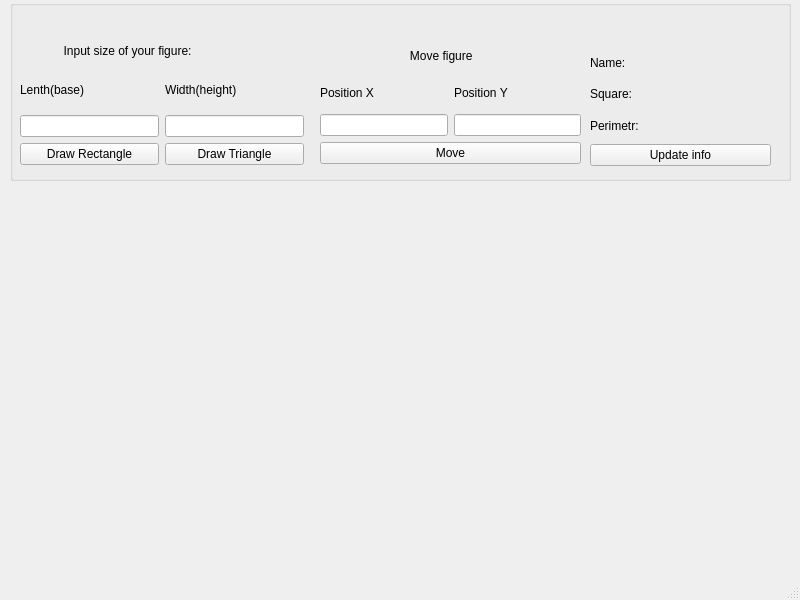
<?xml version="1.0" encoding="UTF-8"?>
<ui version="4.0">
 <class>MainWindow</class>
 <widget class="QMainWindow" name="MainWindow">
  <property name="geometry">
   <rect>
    <x>0</x>
    <y>0</y>
    <width>800</width>
    <height>600</height>
   </rect>
  </property>
  <property name="windowTitle">
   <string>MainWindow</string>
  </property>
  <widget class="QWidget" name="centralwidget">
   <widget class="QGroupBox" name="groupBox">
    <property name="geometry">
     <rect>
      <x>10</x>
      <y>0</y>
      <width>781</width>
      <height>181</height>
     </rect>
    </property>
    <property name="title">
     <string/>
    </property>
    <widget class="QLabel" name="label_8">
     <property name="geometry">
      <rect>
       <x>17</x>
       <y>41</y>
       <width>261</width>
       <height>20</height>
      </rect>
     </property>
     <property name="text">
      <string>           Input size of your figure:</string>
     </property>
    </widget>
    <widget class="QWidget" name="layoutWidget">
     <property name="geometry">
      <rect>
       <x>10</x>
       <y>70</y>
       <width>284</width>
       <height>95</height>
      </rect>
     </property>
     <layout class="QGridLayout" name="gridLayout_5">
      <item row="0" column="1">
       <layout class="QVBoxLayout" name="verticalLayout_2">
        <item>
         <widget class="QLabel" name="label_3">
          <property name="text">
           <string>Width(height)</string>
          </property>
         </widget>
        </item>
        <item>
         <widget class="QLineEdit" name="Width"/>
        </item>
        <item>
         <widget class="QPushButton" name="DrawTrian">
          <property name="text">
           <string>Draw Triangle</string>
          </property>
         </widget>
        </item>
       </layout>
      </item>
      <item row="0" column="0">
       <layout class="QVBoxLayout" name="verticalLayout">
        <item>
         <widget class="QLabel" name="label_2">
          <property name="text">
           <string>Lenth(base)</string>
          </property>
         </widget>
        </item>
        <item>
         <widget class="QLineEdit" name="Lenth"/>
        </item>
        <item>
         <widget class="QPushButton" name="DrawRec">
          <property name="text">
           <string>Draw Rectangle</string>
          </property>
         </widget>
        </item>
       </layout>
      </item>
     </layout>
    </widget>
    <widget class="QWidget" name="layoutWidget_2">
     <property name="geometry">
      <rect>
       <x>580</x>
       <y>50</y>
       <width>181</width>
       <height>116</height>
      </rect>
     </property>
     <layout class="QGridLayout" name="gridLayout_3">
      <item row="0" column="0">
       <layout class="QHBoxLayout" name="horizontalLayout">
        <item>
         <layout class="QVBoxLayout" name="verticalLayout_3">
          <item>
           <widget class="QLabel" name="label">
            <property name="text">
             <string>Name:</string>
            </property>
           </widget>
          </item>
          <item>
           <widget class="QLabel" name="label_4">
            <property name="text">
             <string>Square:</string>
            </property>
           </widget>
          </item>
          <item>
           <widget class="QLabel" name="label_5">
            <property name="text">
             <string>Perimetr:</string>
            </property>
           </widget>
          </item>
         </layout>
        </item>
        <item>
         <layout class="QVBoxLayout" name="verticalLayout_4">
          <item>
           <widget class="QLabel" name="name">
            <property name="text">
             <string/>
            </property>
           </widget>
          </item>
          <item>
           <widget class="QLabel" name="square">
            <property name="text">
             <string/>
            </property>
           </widget>
          </item>
          <item>
           <widget class="QLabel" name="perimetr">
            <property name="text">
             <string/>
            </property>
           </widget>
          </item>
         </layout>
        </item>
       </layout>
      </item>
      <item row="1" column="0">
       <widget class="QPushButton" name="update">
        <property name="text">
         <string>Update info</string>
        </property>
       </widget>
      </item>
     </layout>
    </widget>
    <widget class="QWidget" name="layoutWidget_3">
     <property name="geometry">
      <rect>
       <x>310</x>
       <y>40</y>
       <width>261</width>
       <height>124</height>
      </rect>
     </property>
     <layout class="QGridLayout" name="gridLayout_4">
      <item row="0" column="0">
       <layout class="QGridLayout" name="gridLayout_2">
        <item row="0" column="0" colspan="2">
         <layout class="QGridLayout" name="gridLayout">
          <item row="0" column="0" colspan="2">
           <widget class="QLabel" name="move">
            <property name="text">
             <string>                           Move figure</string>
            </property>
           </widget>
          </item>
          <item row="1" column="0">
           <widget class="QLabel" name="label_6">
            <property name="text">
             <string>Position X</string>
            </property>
           </widget>
          </item>
          <item row="1" column="1">
           <widget class="QLabel" name="label_7">
            <property name="text">
             <string>Position Y</string>
            </property>
           </widget>
          </item>
         </layout>
        </item>
        <item row="1" column="0">
         <widget class="QLineEdit" name="positonX"/>
        </item>
        <item row="1" column="1">
         <widget class="QLineEdit" name="positionY"/>
        </item>
       </layout>
      </item>
      <item row="1" column="0">
       <widget class="QPushButton" name="move_4">
        <property name="text">
         <string>Move</string>
        </property>
       </widget>
      </item>
     </layout>
    </widget>
   </widget>
  </widget>
  <widget class="QMenuBar" name="menubar">
   <property name="geometry">
    <rect>
     <x>0</x>
     <y>0</y>
     <width>800</width>
     <height>25</height>
    </rect>
   </property>
  </widget>
  <widget class="QStatusBar" name="statusbar"/>
 </widget>
 <resources/>
 <connections/>
</ui>
